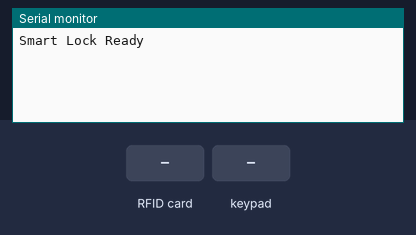
The sketch below on a simulated Arduino Uno, built with avr-gcc and run on an emulated ATmega328P. On the bench: the last lines printed to the serial monitor. The inputs (shaded band) are chosen by the test bench.

Above: at 1.2 s.
1.3 s: RFID card 71 AD 89 1B held to the reader
At 1.9 s:
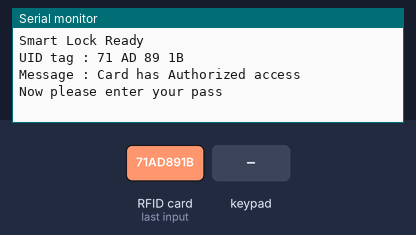
2.8 s: key '0' pressed
At 4.0 s:
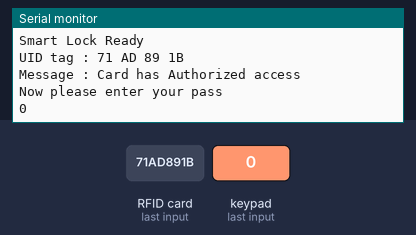
4.3 s: keypad keys 1 2 3 C D pressed 0.4 s apart
At 6.5 s:
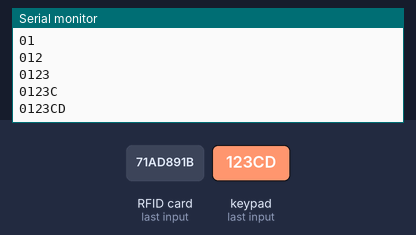
7.8 s: key 'A' pressed
At 8.2 s:
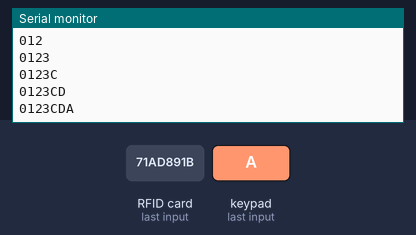
9.3 s: keypad keys 1 2 3 C D A pressed 0.4 s apart
At 11.8 s:
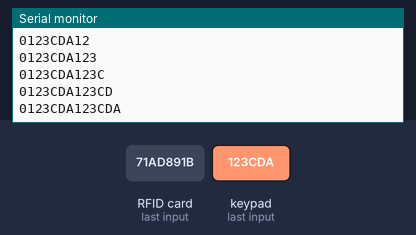
13.2 s: key 'B' pressed
At 14.5 s:
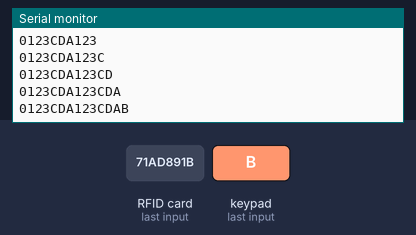
Timing chart, 0 to 15.7 s (numbered marks = the images above; inputs shaded):
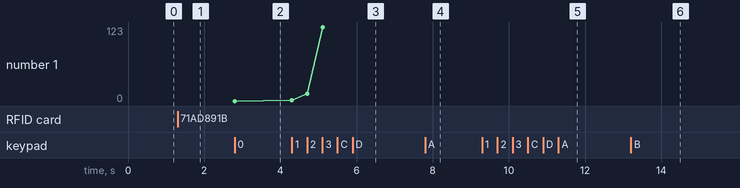

Measured:
- after the input at 1.3 s, the serial monitor: prints a new line at once (image 1)
- after the input at 2.8 s, the serial monitor: prints a new line at once (image 2)
- after the input at 4.3 s, the serial monitor: prints a new line at once (image 3)
- after the input at 7.8 s, the serial monitor: prints a new line at once (image 4)
- after the input at 9.3 s, the serial monitor: prints a new line at once (image 5)
- after the input at 13.2 s, the serial monitor: prints a new line at once (image 6)
- plotted number 1: 0 → 123 after the input at 4.3 s

The sketch:

sketch_SmartLock.ino
```cpp
#include <SPI.h>
#include <MFRC522.h>
#include <Keypad.h>

const byte ROWS = 4; //four rows
const byte COLS = 4; //four columns
char keys[ROWS][COLS] = {
  {'0','1','2','3'},
  {'4','5','6','7'},
  {'8','9','A','B'},
  {'C','D','E','F'}  //E is used to delete the last char and F is used as get result
};
byte rowPins[ROWS] = {7, A0, A1, A2}; //connect to the row pinouts of the keypad
byte colPins[COLS] = {6, 5, 4, 8}; //connect to the column pinouts of the keypad
Keypad keypad = Keypad( makeKeymap(keys), rowPins, colPins, ROWS, COLS );
#define SS_PIN 10
#define RST_PIN 9
MFRC522 mfrc522(SS_PIN, RST_PIN);   // Create MFRC522 instance.

String input = "";


bool getPass = false;
void setup()
{
  Serial.begin(9600);   // Initiate a serial communication
  SPI.begin();      // Initiate  SPI bus
  mfrc522.PCD_Init();   // Initiate MFRC522
  Serial.println("Smart Lock Ready");
  Serial.println();

}
void loop()
{
  if(getPass){
    char key = keypad.getKey();
      if (key != NO_KEY){
        if( key =='E'){
          //delete key pressed
          if (input.length()!=0){
            input = input.substring(0, input.length()-1);
          }
          Serial.println(input);
        }else if( key =='F'){
          // = key pressed, start calculating
          if(input =="123CD"){
            Serial.println("correct pass!");
          }else{
            Serial.println("incorrect pass!");
          }
          input="";
          getPass = false;
        }else{
          input = String(input + String(key));
          Serial.println(input);
        }
      }
  }else{

    // Look for new cards
    if ( ! mfrc522.PICC_IsNewCardPresent())
    {
      return;
    }
    // Select one of the cards
    if ( ! mfrc522.PICC_ReadCardSerial())
    {
      return;
    }
    //Show UID on serial monitor
    Serial.print("UID tag :");
    String content= "";
    byte letter;
    for (byte i = 0; i < mfrc522.uid.size; i++)
    {
       Serial.print(mfrc522.uid.uidByte[i] < 0x10 ? " 0" : " ");
       Serial.print(mfrc522.uid.uidByte[i], HEX);
       content.concat(String(mfrc522.uid.uidByte[i] < 0x10 ? " 0" : " "));
       content.concat(String(mfrc522.uid.uidByte[i], HEX));
    }
    Serial.println();
    Serial.print("Message : ");
    content.toUpperCase();
    if (content.substring(1) == "71 AD 89 1B")
    {
      Serial.println("Card has Authorized access");
      Serial.println("Now please enter your pass");
      input = "";
      getPass = true;

    }else{
      Serial.println(" Access denied");
      delay(3000);
    }
  }
}
```
